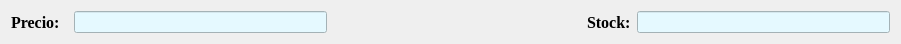
     <widget class="QWidget" name="layoutWidget">
      <property name="geometry">
       <rect>
        <x>60</x>
        <y>210</y>
        <width>901</width>
        <height>22</height>
       </rect>
      </property>
      <layout class="QHBoxLayout" name="horizontalLayout_12">
       <item>
        <widget class="QLabel" name="lblPrecioProd">
         <property name="font">
          <font>
           <family>Times New Roman</family>
           <pointsize>12</pointsize>
           <weight>75</weight>
           <bold>true</bold>
          </font>
         </property>
         <property name="text">
          <string>Precio:  </string>
         </property>
        </widget>
       </item>
       <item>
        <widget class="QLineEdit" name="editPrecioProd">
         <property name="styleSheet">
          <string notr="true">background-color: rgb(229, 249, 255)</string>
         </property>
        </widget>
       </item>
       <item>
        <spacer name="horizontalSpacer_7">
         <property name="orientation">
          <enum>Qt::Horizontal</enum>
         </property>
         <property name="sizeHint" stdset="0">
          <size>
           <width>20</width>
           <height>20</height>
          </size>
         </property>
        </spacer>
       </item>
       <item>
        <widget class="QLabel" name="lblStock">
         <property name="font">
          <font>
           <family>Times New Roman</family>
           <pointsize>12</pointsize>
           <weight>75</weight>
           <bold>true</bold>
          </font>
         </property>
         <property name="text">
          <string>Stock:</string>
         </property>
        </widget>
       </item>
       <item>
        <widget class="QLineEdit" name="editStock">
         <property name="styleSheet">
          <string notr="true">background-color: rgb(229, 249, 255)</string>
         </property>
        </widget>
       </item>
      </layout>
     </widget>
